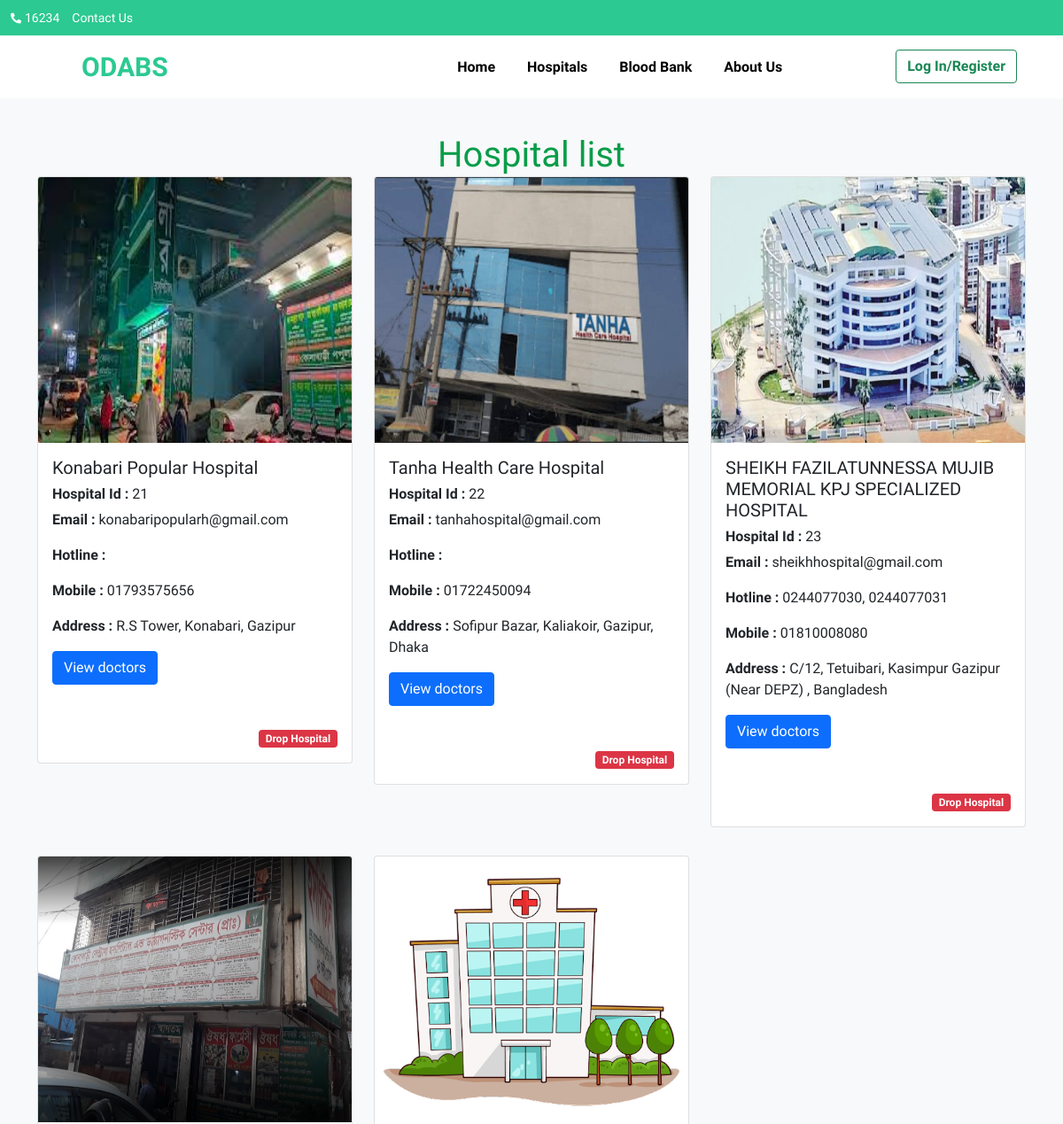
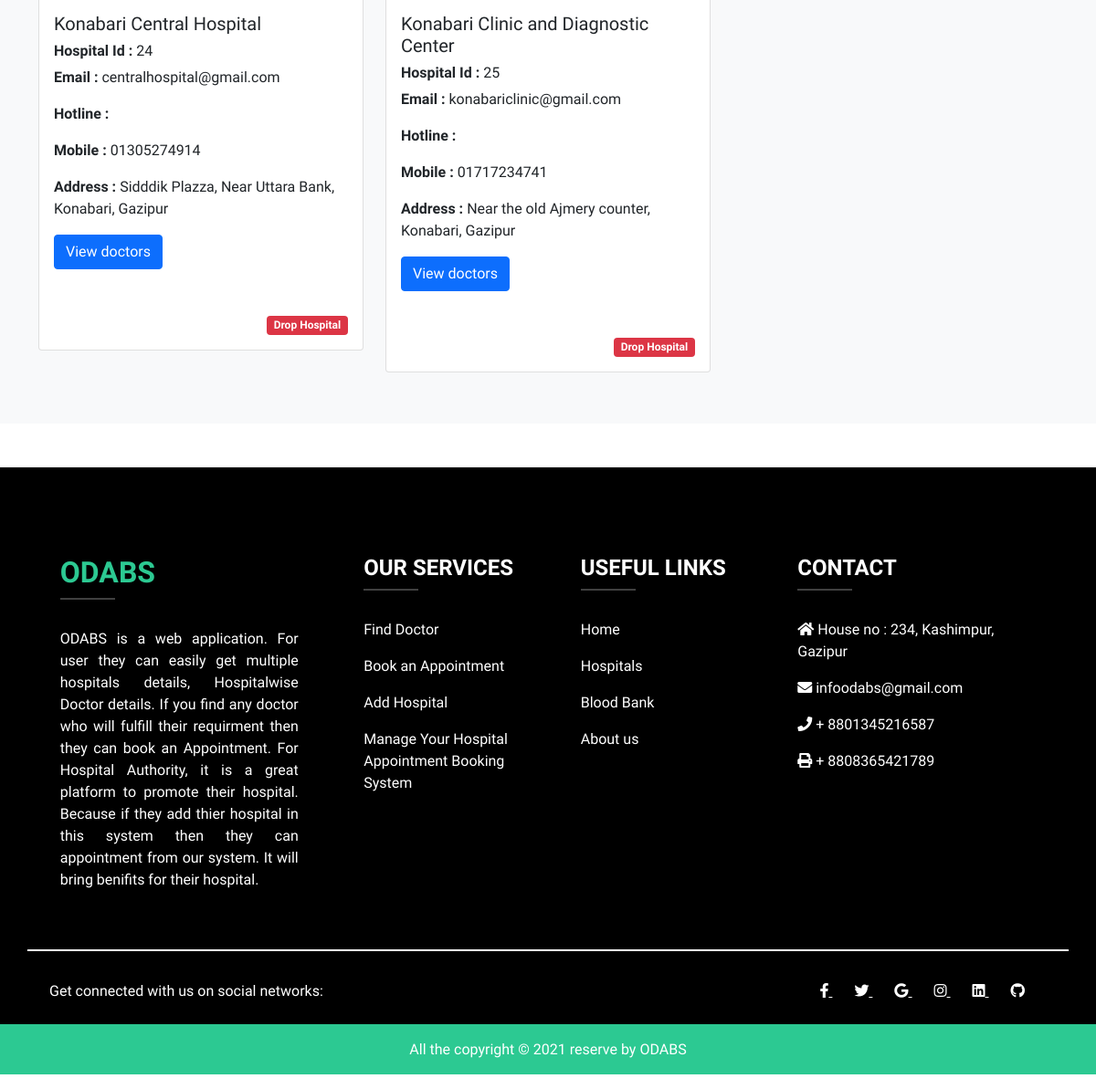
The page /super_admin_hospital.php on the database its author committed (2 pictures, top to bottom).
### tables this page shows
CREATE TABLE `hospital` (
  `id` int(255) NOT NULL,
  `hname` varchar(255) NOT NULL,
  `email` varchar(255) NOT NULL,
  `hotline` varchar(255) NOT NULL,
  `mobile` varchar(255) NOT NULL,
  `address` varchar(255) NOT NULL,
  `himage` varchar(255) NOT NULL
);

### super_admin_hospital.php (the view, shortened to what this page needs)
<?php include "includes/db.php"; ?>
<?php
$query= "select * from hospital";
$result =mysqli_query($link,$query);
?>
<?php
  include "includes/header.php"
?>
<section class="container-fluid bg-light py-3">
    <div class="container my-4 ">
        <h1 class="text-center " style="color:#089D49;">Hospital list</h1>
        <div class="row row-cols-1 row-cols-md-3 g-4">
            <?php
        while($row = mysqli_fetch_assoc($result)){
              $id = $row['id'];
              $hname = $row['hname'];
              $hemail = $row['email'];
              $hhotline = $row['hotline'];
              $hmobile = $row['mobile'];
              $haddress = $row['address'];
              $himage = $row['himage'];
          	?>
            <div class="col-lg-4 col-12 my-3">
                <div class="card">
                    <img src="<?php echo $himage; ?>" height="300" class="card-img-top" alt="Hospital Image">
                    <div class="card-body">
                        <h5 class="card-title"><?php echo $hname; ?></h5>
                        <h6 class="card-title"><b>Hospital Id : </b><?php echo $id; ?></h6>
                        <p class="card-text"><span class="las la-envelope"></span> <span><b>Email :
                                </b><?php echo $hemail; ?></span></p>
                        <p class="card-text"><span class="las la-envelope"></span> <span><b>Hotline :
                                </b><?php echo $hhotline; ?></span></p>
                        <p class="card-text"><span class="las la-phone"></span> <span><b>Mobile :
                                </b> <?php echo $hmobile; ?></span></p>
                        <p class="card-text"><span class="las la-location-arrow"></span> <span><b>Address :
                                </b> <?php echo $haddress; ?></span></p>
                        <a href="doctor/doctor_list.php?id=<?php  echo $hname;?>"><button class="btn btn-primary">View
                                doctors</button></a>
                        <br>
                        <div class="text-end mt-5"> <a href="database/delete_hospital_2.php?id=<?php   echo $id ?>"
                                style="text-decoration:none;" class="badge bg-danger">Drop Hospital</a></div>
                    </div>
                </div>
            </div>
            <?php
    }
    ?>
        </div>
    </div>
</section>
<?php
  include "includes/footer.php"
?>

### css/style.css (style rules this page uses)
* { padding: 0; margin: 0; box-sizing: border-box; }
body { font-family: 'Andada Pro', serif; }

### rows shown on the page
hospital: himage (picture), hname "Konabari Popular Hospital", id "21", email "konabaripopularh@gmail.com", mobile "01793575656", address "R.S Tower, Konabari, Gazipur"
hospital: himage (picture), hname "Tanha Health Care Hospital", id "22", email "tanhahospital@gmail.com", mobile "01722450094", address "Sofipur Bazar, Kaliakoir, Gazipur, Dhaka"
hospital: himage (picture), hname "SHEIKH FAZILATUNNESSA MUJIB MEMORIAL KPJ SPECIALIZED HOSPITAL", id "23", email "sheikhhospital@gmail.com", hotline "0244077030, 0244077031", mobile "01810008080", address "C/12, Tetuibari, Kasimpur Gazipur (Near DEPZ) , Bangladesh"
hospital: himage (picture), hname "Konabari Central Hospital", id "24", email "centralhospital@gmail.com", mobile "01305274914", address "Sidddik Plazza, Near Uttara Bank, Konabari, Gazipur"
hospital: himage (picture), hname "Konabari Clinic and Diagnostic Center", id "25", email "konabariclinic@gmail.com", mobile "01717234741", address "Near the old Ajmery counter, Konabari, Gazipur"
